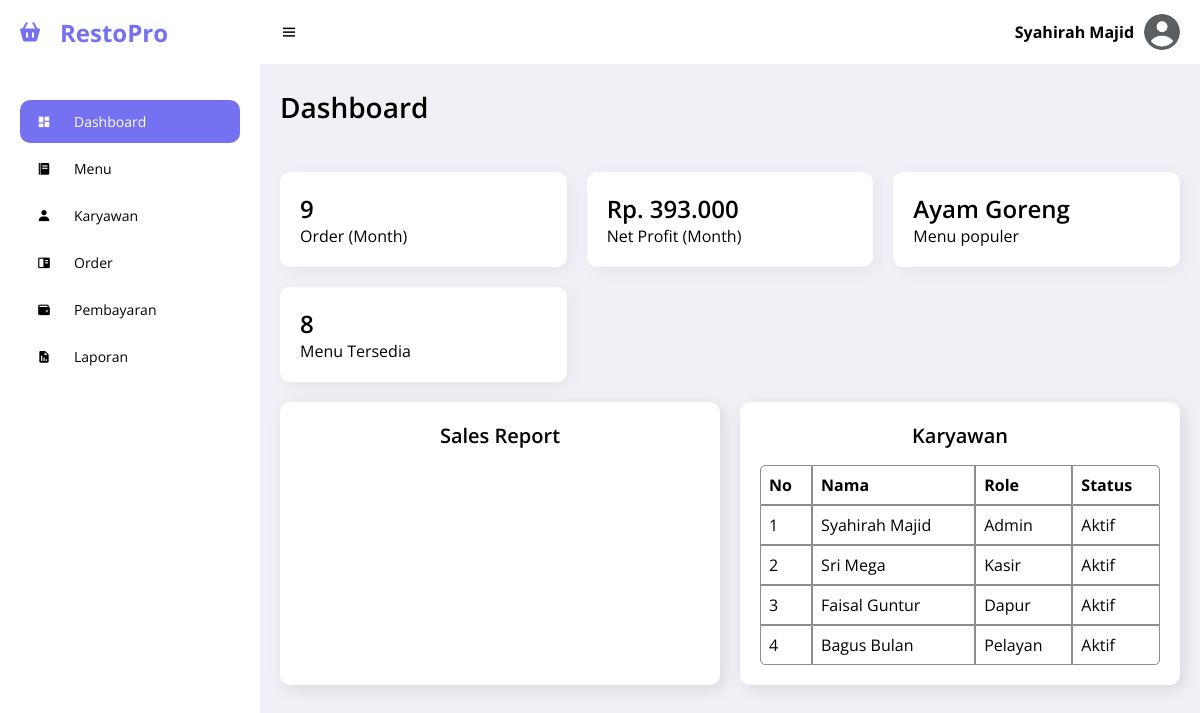
Screenshot of /dashboard.php (signed in) with the database file from the repository.
### tables this page shows
CREATE TABLE `user` (
  `id_user` int(11) NOT NULL,
  `username` varchar(255) NOT NULL,
  `password` varchar(255) NOT NULL,
  `nama_lengkap` varchar(255) NOT NULL,
  `id_role` int(11) NOT NULL,
  `status` varchar(255) NOT NULL,
  `gambar_user` varchar(255) NOT NULL
);

CREATE TABLE `role` (
  `id_role` int(11) NOT NULL,
  `nama_role` varchar(255) NOT NULL
);

### dashboard.php (the view, shortened to what this page needs)
<?php
include "config/database.php";
$current_page = basename($_SERVER["PHP_SELF"]);
$page_name = pathinfo($current_page, PATHINFO_FILENAME);
$id = $_SESSION["id_user"];
if (isset($_SESSION["username"])) {
    $query = "SELECT * FROM user NATURAL JOIN role WHERE id_user = $id";
    $sql = mysqli_query($koneksi, $query);
    $current_month = date("m");
    $current_year = date("Y");
    $query_order = "SELECT COUNT(*) AS order_count FROM pesanan WHERE MONTH(waktu_pesan) = $current_month AND YEAR(waktu_pesan) = $current_year";
    $sql_order = mysqli_query($koneksi, $query_order);
    $result_order = mysqli_fetch_array($sql_order);
    $query_profit_per_month = "SELECT MONTH(waktu_pesan) AS month, SUM(uang_bayar - uang_kembali) AS net_profit FROM pesanan WHERE YEAR(waktu_pesan) = $current_year GROUP BY MONTH(waktu_pesan)";
    $sql_profit_per_month = mysqli_query($koneksi, $query_profit_per_month);
    $r_profit_per_month = mysqli_fetch_array($sql_profit_per_month);
    $profit = $r_profit_per_month["net_profit"];
    $format_int_profit = "Rp. " . number_format($profit, 0, ",", ".");
    $query_menu_populer = "SELECT m.nama_menu, m.gambar_menu, SUM(t.jumlah) AS total_orders FROM transaksi t JOIN menu m ON t.id_menu = m.id_menu GROUP BY t.id_menu ORDER BY total_orders DESC LIMIT 1";
    $sql_menu_populer = mysqli_query($koneksi, $query_menu_populer);
    $r_menu_populer = mysqli_fetch_array($sql_menu_populer);
    $query_menu_tersedia = "SELECT count(*) AS menu_tersedia FROM menu WHERE status_menu = 'tersedia'";
    $sql_menu_tersedia = mysqli_query($koneksi, $query_menu_tersedia);
    $r_menu_tersedia = mysqli_fetch_array($sql_menu_tersedia);
    while ($r = mysqli_fetch_array($sql)) {
?>
        <!DOCTYPE html>
        <html lang="en">
        <head>
            <link rel="stylesheet" href="assets/css/main.css">
            <link rel="stylesheet" href="assets/css/sidebar.css">
            <link rel="stylesheet" href="assets/css/navbar.css">
            <link href="https://unpkg.com/boxicons@2.0.9/css/boxicons.min.css" rel="stylesheet">
        </head>
        <body>
            <?php include "views/partials/sidebar.php" ?>
            <section id="content">
                <?php include "views/partials/navbar.php" ?>
                <main>
                    <div class="menu-head">
                        <h1 class="title"><?php echo $page_name ?></h1>
                    </div>
                    <div class="info-data">
                        <div class="card">
                            <h2><?php echo $result_order["order_count"] ?></h2>
                            <p>Order (Month)</p>
                        </div>
                        <div class="card">
                            <h2><?php echo $format_int_profit ?></h2>
                            <p>Net Profit (Month)</p>
                        </div>
                        <div class="card">
                            <h2><?php echo $r_menu_populer["nama_menu"] ?></h2>
                            <p>Menu populer</p>
                        </div>
                        <div class="card">
                            <h2><?php echo $r_menu_tersedia["menu_tersedia"] ?></h2>
                            <p>Menu Tersedia</p>
                        </div>
                    </div>
                    <div class="data">
                        <div class="content-data">
                            <h3>Sales Report</h3>
                        </div>
                        <div class="content-data">
                            <h3>Karyawan</h3>
                            <table class="karyawan-table">
                                <thead>
                                    <tr>
                                        <th>No</td>
                                        <th>Nama</td>
                                        <th>Role</td>
                                        <th>Status</td>
                                    </tr>
                                </thead>
                                <?php
                                $no = 1;
                                $query_user = "SELECT * FROM user JOIN role ON user.id_role = role.id_role";
                                $sql_user = mysqli_query($koneksi, $query_user);
                                while ($row_user = mysqli_fetch_array($sql_user)) { ?>
                                    <tbody>
                                        <tr>
                                            <td><?php echo $no++ ?></td>
                                            <td><?php echo $row_user["nama_lengkap"] ?></td>
                                            <td><?php echo $row_user["nama_role"] ?></td>
                                            <td><?php echo $row_user["status"] ?></td>
                                        </tr>
                                    </tbody>
                                <?php } ?>
                            </table>
                        </div>
                    </div>
                </main>
            </section>
        </body>
        </html>
<?php }
} else {
    header("location: keluar.php");
}
ob_flush(); ?>

### views/partials/sidebar.php
<section id="sidebar">
    <div class="brand">
        <i class="bx bxs-basket icon"></i>
        RestoPro
    </div>
    <ul class="side-menu">
        <li>
            <a href="../dashboard.php" class="<?= ($current_page == "dashboard.php") ? "active" : "" ?>">
                <i class="bx bxs-dashboard icon"></i>
                Dashboard
            </a>
        </li>
        <li>
            <a href="/kasir/views/menu.php" class="<?= ($current_page == "menu.php") ? "active" : "" ?>">
                <i class="bx bxs-food-menu icon"></i>
                Menu
            </a>
        </li>
        <?php if ($r["id_role"] == 1) { ?>
            <li>
                <a href="/kasir/views/karyawan.php" class="<?= ($current_page == "karyawan.php") ? "active" : "" ?>">
                    <i class="bx bxs-user icon"></i>
                    Karyawan
                </a>
            </li>
        <?php } ?>
        <li>
            <a href="/kasir/views/order.php" class="<?= ($current_page == "order.php") ? "active" : "" ?>">
                <i class="bx bxs-book-content icon"></i>
                Order
            </a>
        </li>
        <li>
            <a href="/kasir/views/transaksi.php" class="<?= ($current_page == "transaksi.php") ? "active" : "" ?>">
                <i class="bx bxs-wallet icon"></i>
                Pembayaran
            </a>
        </li>
        <li>
            <a href="/kasir/views/laporan.php" class="<?= ($current_page == "laporan.php") ? "active" : "" ?>">
                <i class="bx bxs-report icon"></i>
                Laporan
            </a>
        </li>
    </ul>
</section>

### views/partials/navbar.php (shortened to what this page needs)
<nav>
    <i class="bx bx-menu toggle-sidebar"></i>
    <div class="profile">
        <p><?php echo $r["nama_lengkap"] ?></p>
        <img src="/kasir/assets/img/user/<?php echo $r["gambar_user"] ?>" alt="Profile Icon">
    </div>
</nav>

### assets/css/main.css (style rules this page uses)
* { font-family: "Open Sans", sans-serif; margin: 0; padding: 0; box-sizing: border-box; }
:root { --grey: #f1f0f6; --dark-grey: #8d8d8d; --light: #fff; --dark: #000; --blue: #7571f1; --light-blue: #d0d3ff; --dark-blue: #290ccd; }
html { overflow-x: hidden; }
body { background: var(--grey); overflow-x: hidden; height: 100vh; }
a { text-decoration: none; }
li { list-style: none; }
#content { position: relative; width: calc(100% - 260px); left: 260px; transition: all 0.3s ease; }
main { width: 100%; padding: 24px 20px 20px 20px; }
main .title { font-size: 28px; font-weight: 600; margin-bottom: 10px; text-transform: capitalize; }
main .info-data { display: grid; grid-template-columns: repeat(auto-fit, minmax(240px, 1fr)); grid-gap: 20px; justify-content: center; }
main .card { width: 100%; padding: 20px; border-radius: 10px; background: var(--light); box-shadow: 4px 4px 16px rgba(0, 0, 0, 0.05); display: flex; justify-content: space-between; align-items: start; flex-direction: column; }
main .card h2 { font-size: 24px; font-weight: 600; }
main .data { display: flex; grid-gap: 20px; margin-top: 20px; flex-wrap: wrap; }
main .data .content-data { flex-grow: 1; flex-basis: 400px; padding: 20px; background: var(--light); border-radius: 10px; box-shadow: 4px 4px 16px rgba(0, 0, 0, 0.1); display: flex; flex-direction: column; row-gap: 1em; align-items: center; margin-bottom: 24px; }
main .content-data h3 { font-size: 20px; font-weight: 600; }
table.karyawan-table { width: 100%; max-height: 400px; overflow-y: auto; scrollbar-width: none; border-collapse: separate; border-spacing: 0; }
table.karyawan-table td, table.karyawan-table th { border: 1px solid var(--dark-grey); text-align: left; padding: 8px; text-transform: capitalize; }
table.karyawan-table thead tr th:first-child { border-radius: 5px 0 0 0; }
table.karyawan-table thead tr th:last-child { border-radius: 0 5px 0 0; }
table.karyawan-table tbody:last-child tr:last-child td:first-child { border-radius: 0 0 0 5px; }
table.karyawan-table tbody:last-child tr:last-child td:last-child { border-radius: 0 0 5px 0; }
main .menu-head { display: flex; flex-direction: row; align-items: center; justify-content: space-between; margin-bottom: 36px; }

### assets/css/sidebar.css (style rules this page uses)
#sidebar { position: fixed; max-width: 260px; width: 100%; background: var(--light); top: 0; left: 0; height: 100%; overflow-y: auto; scrollbar-width: none; transition: all 0.3s ease; z-index: 200; }
#sidebar .brand { font-size: 24px; display: flex; align-items: center; height: 64px; font-weight: 700; color: var(--blue); position: sticky; top: 0; left: 0; z-index: 100; background: var(--light); transition: all 0.3s ease; padding: 0 6px; }
#sidebar .icon { min-width: 48px; display: flex; justify-content: center; align-items: center; margin-right: 6px; }
#sidebar .side-menu { margin: 36px 0; padding: 0 20px; transition: all 0.3s ease; }
#sidebar .side-menu a { display: flex; align-items: center; font-size: 14px; color: var(--dark); padding: 12px 16px 12px 0; transition: all 0.3s ease; border-radius: 10px; margin: 4px 0; white-space: nowrap; }
#sidebar .side-menu > li > a.active, #sidebar .side-menu > li > a.active:hover { background: var(--blue); color: var(--light); }

### assets/css/navbar.css (style rules this page uses)
nav { background: var(--light); height: 64px; padding: 0 20px; display: flex; align-items: center; justify-content: space-between; grid-gap: 28px; position: sticky; top: 0; left: 0; z-index: 100; }
nav .toggle-sidebar { font-size: 18px; cursor: pointer; }
nav .profile { position: relative; display: flex; align-items: center; }
nav .profile p { font-weight: bold; margin-right: 10px; }
nav .profile img { width: 36px; height: 36px; border-radius: 50%; object-fit: cover; cursor: pointer; }

### rows the page displays
user: shows "Karyawan", nama_lengkap "Syahirah Majid", gambar_user (picture), order_count "9", format_int_profit "Rp. 393.000", nama_menu "Ayam Goreng", menu_tersedia "8", id_role.nama_role "Admin", status "Aktif"
user: nama_lengkap "Sri Mega", id_role.nama_role "Kasir", status "Aktif"
user: nama_lengkap "Faisal Guntur", id_role.nama_role "Dapur", status "Aktif"
user: nama_lengkap "Bagus Bulan", id_role.nama_role "Pelayan", status "Aktif"
